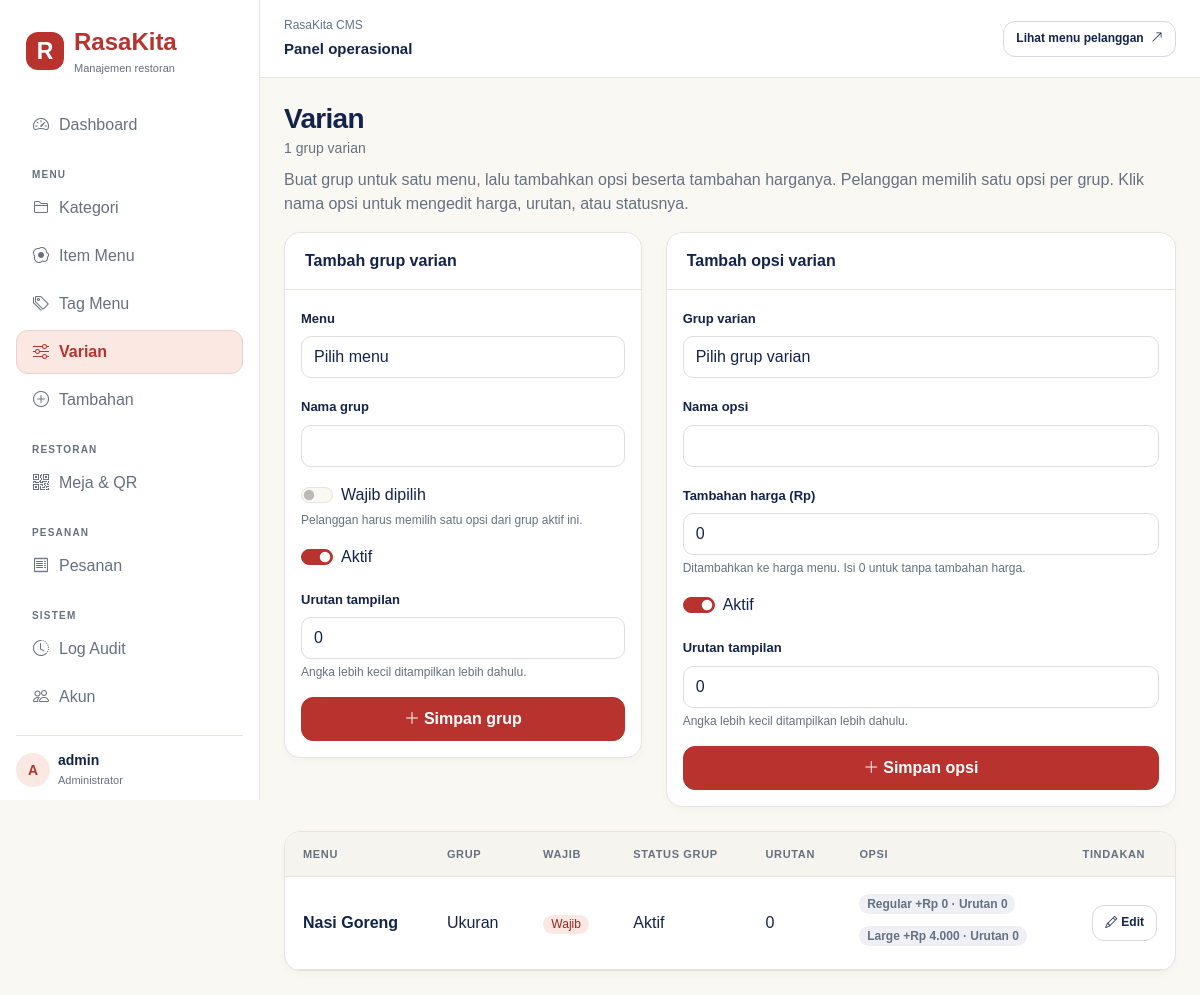
The page /staff/variants/ (signed in) on the database its author committed.
### menu/models.py (models this page shows, shortened)
class VariantGroup(models.Model):
    menu_item = models.ForeignKey(MenuItem, on_delete=models.PROTECT, related_name="variant_groups")
    name = models.CharField(max_length=100)
    is_required = models.BooleanField(default=False)
    is_active = models.BooleanField(default=True)
    display_order = models.PositiveSmallIntegerField(default=0)
    class Meta:
        ordering = ["display_order", "id"]
        constraints = [
            models.UniqueConstraint(
                fields=["menu_item", "name"], name="unique_variant_group_per_item"
            )
        ]
    def __str__(self) -> str:
        return f"{self.menu_item}: {self.name}"

class MenuItem(models.Model):
    category = models.ForeignKey(Category, on_delete=models.PROTECT, related_name="items")
    name = models.CharField(max_length=150)
    description = models.TextField(blank=True)
    price = models.DecimalField(max_digits=12, decimal_places=2, validators=[MinValueValidator(0)])
    image = models.ImageField(upload_to="menu/", blank=True)
    detail_image = models.ImageField(upload_to="menu/detail/", blank=True)
    is_active = models.BooleanField(default=True, db_index=True)
    is_available = models.BooleanField(default=True, db_index=True)
    stock_estimate = models.PositiveIntegerField(null=True, blank=True)
    tags = models.ManyToManyField(MenuTag, related_name="menu_items", blank=True)
    created_at = models.DateTimeField(auto_now_add=True)
    updated_at = models.DateTimeField(auto_now=True)
    class Meta:
        indexes = [models.Index(fields=["category", "is_active", "is_available"])]
        constraints = [
            models.CheckConstraint(condition=Q(price__gte=0), name="menu_item_price_nonnegative")
        ]
    def __str__(self) -> str:
        return self.name

class VariantOption(models.Model):
    group = models.ForeignKey(VariantGroup, on_delete=models.PROTECT, related_name="options")
    name = models.CharField(max_length=100)
    price_adjustment = models.DecimalField(
        max_digits=12, decimal_places=2, default=0, validators=[MinValueValidator(0)]
    )
    is_active = models.BooleanField(default=True)
    display_order = models.PositiveSmallIntegerField(default=0)
    class Meta:
        ordering = ["display_order", "id"]
        constraints = [
            models.UniqueConstraint(
                fields=["group", "name"], name="unique_variant_option_per_group"
            )
        ]

### users/views.py (the view)
# urls.py: path('variants/', views.variants, name='variants'),
@cms_required
@require_http_methods(['GET', 'POST'])
def variants(request: HttpRequest) -> HttpResponse:
    groups = VariantGroup.objects.select_related('menu_item').prefetch_related('options').all()
    posted = request.method == 'POST'
    is_option = request.POST.get('kind') == 'option'
    group_form = VariantGroupForm(
        request.POST if posted and not is_option else None, auto_id='group_%s'
    )
    option_form = VariantOptionForm(
        request.POST if posted and is_option else None, auto_id='option_%s'
    )
    submitted_form = option_form if is_option else group_form
    if posted and submitted_form.is_valid():
        submitted_form.save()
        messages.success(request, 'Data berhasil disimpan.')
        return redirect('staff:variants')
    return render(
        request,
        'users/variants.html',
        {'groups': groups, 'group_form': group_form, 'option_form': option_form},
    )

### users/forms.py
class VariantGroupForm(BootstrapModelForm):
    class Meta:
        model = VariantGroup
        fields = ('menu_item', 'name', 'is_required', 'is_active', 'display_order')
        labels = {
            'menu_item': 'Menu',
            'name': 'Nama grup',
            'is_required': 'Wajib dipilih',
            'is_active': 'Aktif',
            'display_order': 'Urutan tampilan',
        }
        help_texts = {
            'is_required': 'Pelanggan harus memilih satu opsi dari grup aktif ini.',
            'display_order': 'Angka lebih kecil ditampilkan lebih dahulu.',
        }
        error_messages = {
            '__all__': {'unique_together': 'Grup dengan nama ini sudah ada pada menu yang dipilih.'}
        }
    def __init__(self, *args: object, **kwargs: object) -> None:
        super().__init__(*args, **kwargs)
        self.fields['menu_item'].empty_label = 'Pilih menu'

class VariantOptionForm(BootstrapModelForm):
    class Meta:
        model = VariantOption
        fields = ('group', 'name', 'price_adjustment', 'is_active', 'display_order')
        labels = {
            'group': 'Grup varian',
            'name': 'Nama opsi',
            'price_adjustment': 'Tambahan harga (Rp)',
            'is_active': 'Aktif',
            'display_order': 'Urutan tampilan',
        }
        help_texts = {
            'price_adjustment': 'Ditambahkan ke harga menu. Isi 0 untuk tanpa tambahan harga.',
            'display_order': 'Angka lebih kecil ditampilkan lebih dahulu.',
        }
        error_messages = {
            '__all__': {'unique_together': 'Opsi dengan nama ini sudah ada pada grup yang dipilih.'}
        }
    def __init__(self, *args: object, **kwargs: object) -> None:
        super().__init__(*args, **kwargs)
        self.fields['group'].empty_label = 'Pilih grup varian'

### users/access.py (called while the page is built)
    @property
    def can_manage_catalog(self) -> bool:
        return self._user.is_authenticated and self._user.is_staff

### users/views.py (called while the page is built)
def _cms_user(user: AbstractUser | AnonymousUser) -> bool:
    return StaffAccess(user).can_manage_catalog

### users/templates/users/variants.html (shortened to what this page needs)
{% extends 'users/base.html' %}
{% block content %}
<div class="mb-3">
  <h1 class="h3 mb-0">Varian</h1>
  <small class="text-secondary">{{ groups|length }} grup varian</small>
  <p class="text-secondary mt-2 mb-0">Buat grup untuk satu menu, lalu tambahkan opsi beserta tambahan harganya. Pelanggan memilih satu opsi per grup. Klik nama opsi untuk mengedit harga, urutan, atau statusnya.</p>
</div>
<div class="row g-4">
  <div class="col-lg-5">
    <div class="card stat">
      <div class="card-header bg-white"><strong>Tambah grup varian</strong></div>
      <div class="card-body">
        <form method="post" class="vstack gap-3">
          {% include 'users/includes/cms_form_fields.html' with form=group_form %}
          <button class="btn btn-success"><i class="bi bi-plus-lg me-1"></i>Simpan grup</button>
        </form>
      </div>
    </div>
  </div>
  <div class="col-lg-7">
    <div class="card stat">
      <div class="card-header bg-white"><strong>Tambah opsi varian</strong></div>
      <div class="card-body">
        <form method="post" class="vstack gap-3">
          {% include 'users/includes/cms_form_fields.html' with form=option_form %}
          <button class="btn btn-success"><i class="bi bi-plus-lg me-1"></i>Simpan opsi</button>
        </form>
      </div>
    </div>
  </div>
</div>
<div class="card stat mt-4">
  <div class="table-responsive">
    <table class="table align-middle mb-0">
      <thead>
        <tr>
          <th>Menu</th>
          <th>Grup</th>
          <th>Wajib</th>
          <th>Status grup</th>
          <th>Urutan</th>
          <th>Opsi</th>
          <th>Tindakan</th>
        </tr>
      </thead>
      <tbody>
        {% for group in groups %}
        <tr>
          <td class="fw-semibold">{{ group.menu_item.name }}</td>
          <td>{{ group.name }}</td>
          <td>{% if group.is_required %}<span class="badge badge-tag">Wajib</span>{% else %}<span class="badge badge-tag-more">Opsional</span>{% endif %}</td>
          <td>{% if group.is_active %}Aktif{% else %}Nonaktif{% endif %}</td>
          <td>{{ group.display_order }}</td>
          <td>
            {% for option in group.options.all %}
            <div class="mb-2"><a class="badge badge-tag-more text-decoration-none" href="{% url 'staff:variant-option-edit' option.pk %}" aria-label="Edit opsi {{ option.name }} untuk {{ group.menu_item.name }} / {{ group.name }}">{{ option.name }} +Rp {{ option.price_adjustment|floatformat:"0g" }} · Urutan {{ option.display_order }}{% if not option.is_active %} · Nonaktif{% endif %}</a></div>
            {% empty %}<span class="text-secondary">Belum ada opsi</span>{% endfor %}
          </td>
          <td class="text-end">
            <a class="btn btn-sm btn-outline-secondary" href="{% url 'staff:variant-group-edit' group.pk %}"><i class="bi bi-pencil me-1"></i>Edit</a>
          </td>
        </tr>
        {% empty %}
        <tr>
          <td colspan="7" class="text-center text-secondary py-4">Belum ada varian.</td>
        </tr>
        {% endfor %}
      </tbody>
    </table>
  </div>
</div>
{% endblock %}

### users/templates/users/nav.html (shortened to what this page needs)
<nav class="nav flex-column gap-1 flex-grow-1">
  <a
    class="px-3 py-2 {% if request.resolver_match.url_name == 'dashboard' %}active{% endif %}"
    href="{% url 'staff:dashboard' %}"
    ><i class="bi bi-speedometer2 me-2"></i>Dashboard</a
  >
  <span class="nav-label mt-3 px-3">MENU</span>
  <a
    class="px-3 py-2 {% if 'categor' in request.resolver_match.url_name %}active{% endif %}"
    href="{% url 'staff:categories' %}"
    ><i class="bi bi-folder2 me-2"></i>Kategori</a
  >
  <a
    class="px-3 py-2 {% if 'menu-item' in request.resolver_match.url_name %}active{% endif %}"
    href="{% url 'staff:menu-items' %}"
    ><i class="bi bi-egg-fried me-2"></i>Item Menu</a
  >
  <a
    class="px-3 py-2 {% if 'tag' in request.resolver_match.url_name %}active{% endif %}"
    href="{% url 'staff:tags' %}"
    ><i class="bi bi-tags me-2"></i>Tag Menu</a
  >
  <a
    class="px-3 py-2 {% if 'variant' in request.resolver_match.url_name %}active{% endif %}"
    href="{% url 'staff:variants' %}"
    ><i class="bi bi-sliders me-2"></i>Varian</a
  >
  <a
    class="px-3 py-2 {% if 'addon' in request.resolver_match.url_name %}active{% endif %}"
    href="{% url 'staff:addons' %}"
    ><i class="bi bi-plus-circle me-2"></i>Tambahan</a
  >
  <span class="nav-label mt-3 px-3">RESTORAN</span>
  <a
    class="px-3 py-2 {% if 'table' in request.resolver_match.url_name %}active{% endif %}"
    href="{% url 'staff:tables' %}"
    ><i class="bi bi-qr-code me-2"></i>Meja &amp; QR</a
  >
  <span class="nav-label mt-3 px-3">PESANAN</span>
  <a
    class="px-3 py-2 {% if 'order' in request.resolver_match.url_name %}active{% endif %}"
    href="{% url 'staff:orders' %}"
    ><i class="bi bi-receipt me-2"></i>Pesanan</a
  >
  <span class="nav-label mt-3 px-3">SISTEM</span>
  <a
    class="px-3 py-2 {% if 'audit' in request.resolver_match.url_name %}active{% endif %}"
    href="{% url 'staff:audit-log' %}"
    ><i class="bi bi-clock-history me-2"></i>Log Audit</a
  >
  {% if request.user.is_superuser %}
  <a
    class="px-3 py-2 {% if 'account' in request.resolver_match.url_name %}active{% endif %}"
    href="{% url 'staff:accounts' %}"
    ><i class="bi bi-people me-2"></i>Akun</a
  >
  {% endif %}
</nav>
<div class="cms-profile pt-3 mt-3 small">
  <div class="d-flex align-items-center gap-2 mb-2">
    <div
      class="cms-avatar rounded-circle d-flex align-items-center justify-content-center fw-semibold"
      style="width: 34px; height: 34px"
    >
      {{ request.user.username|slice:":1"|upper }}
    </div>
    <div>
      <div class="fw-semibold lh-sm">
        {{ request.user.get_full_name|default:request.user.username }}
      </div>
      <div class="cms-profile-role">Administrator</div>
    </div>
  </div>
  <form method="post" action="{% url 'staff:logout' %}">
    <button type="submit" class="px-2 py-1 d-inline-block border-0 bg-transparent">
    </button>
  </form>
</div>

### users/static/users/css/cms-shell.css (style rules this page uses)
.cms-app { --brand:#b8322e;--brand-dark:#962722;--brand-soft:#fbe8e3; --cms-ink:#13234a;--cms-muted:#667080;--cms-line:#e6e4dc; --bs-body-color:var(--cms-ink);--bs-body-bg:#faf8f2; --bs-border-color:var(--cms-line);--bs-border-radius:12px; --bs-link-color:var(--brand);--bs-link-hover-color:var(--brand-dark); --bs-link-color-rgb:184,50,46;--bs-link-hover-color-rgb:150,39,34; --bs-primary:#b8322e;--bs-primary-rgb:184,50,46; margin:0;background:var(--bs-body-bg);color:var(--cms-ink); font-family:Arial,Helvetica,sans-serif; }
.cms-app * { box-sizing:border-box }
.cms-app .text-secondary { color:var(--cms-muted)!important }
.cms-app h1,.cms-app h2,.cms-app h3 { font-weight:700;letter-spacing:-.025em }
.cms-app .sidebar a:not(.brand) { color:var(--cms-muted);text-decoration:none;border-radius:12px;min-height:44px;display:flex;align-items:center;gap:2px;border:1px solid transparent }
.cms-app .sidebar a.active { color:var(--brand);background:var(--brand-soft);border-color:#f0d0c9;font-weight:700 }
.cms-app .nav-label { font-size:10px;font-weight:700;letter-spacing:.12em;color:var(--cms-muted) }
.cms-app .cms-profile { color:var(--cms-ink);border-top:1px solid var(--cms-line) }
.cms-app .cms-profile-role { color:var(--cms-muted);font-size:11px;margin-top:3px }
.cms-app .cms-avatar { background:var(--brand-soft);color:var(--brand);width:34px;height:34px;flex-shrink:0 }
.cms-app .btn { border-radius:12px;font-weight:600;min-height:42px;padding:9px 16px }
.cms-app .btn-sm { font-size:12px;min-height:36px;padding:7px 12px }
.cms-app .btn-success,.cms-app .btn-primary { --bs-btn-bg:var(--brand);--bs-btn-border-color:var(--brand);--bs-btn-color:#fff; --bs-btn-hover-bg:var(--brand-dark);--bs-btn-hover-border-color:var(--brand-dark); --bs-btn-active-bg:var(--brand-dark);--bs-btn-active-border-color:var(--brand-dark); --bs-btn-disabled-bg:var(--brand);--bs-btn-disabled-border-color:var(--brand); }
.cms-app .btn-outline-secondary { --bs-btn-color:var(--cms-ink);--bs-btn-border-color:#d5d8df;--bs-btn-hover-bg:#edf0f8;--bs-btn-hover-color:var(--cms-ink);--bs-btn-hover-border-color:#bcc3d6 }
.cms-app .form-control,.cms-app .form-select { background-color:#fff;border-color:#dcdedc;color:var(--cms-ink);min-height:42px;border-radius:10px }
.cms-app .form-check-input:checked { background-color:var(--brand);border-color:var(--brand) }
.cms-app .stat,.cms-app .form-card { border:1px solid var(--cms-line);border-radius:16px;background:#fff;box-shadow:0 3px 8px #13234a08 }
.cms-app .card-header { padding:16px 20px;border-bottom-color:var(--cms-line);border-radius:16px 16px 0 0;background:#fff!important }
.cms-app .table { --bs-table-color:var(--cms-ink);--bs-table-border-color:var(--cms-line);--bs-table-bg:transparent }
.cms-app .table-responsive { max-width:100%;border-radius:16px;overscroll-behavior-x:contain }
.cms-app .table>:not(caption)>*>* { padding:14px 18px;white-space:nowrap }
.cms-app .table thead th { background:#f6f4ee;color:var(--cms-muted);font-size:11px;letter-spacing:.06em;text-transform:uppercase;font-weight:700 }
.cms-app .badge-tag { background:var(--brand-soft);color:var(--brand-dark);font-weight:500;border-radius:999px;padding:.3em .7em }
.cms-app .badge-tag-more,.cms-app .tag-more-btn { background:#eef0f6;color:var(--cms-muted);border:0;border-radius:999px }
.cms-app .content h1,.cms-app .content p,.cms-app .cms-profile { overflow-wrap:anywhere }

### rows shown on the page
VariantGroup: menu_item.name "Nasi Goreng", name "Ukuran", is_required "Wajib", is_active "Aktif", display_order "0"
VariantOption: name "Regular", price_adjustment "0", display_order "0"
VariantOption: name "Large", price_adjustment "4.000", display_order "0"

### other values the page prints
{{ request.user.username|slice:":1"|upper }} "A"
{{ request.user.get_full_name|default:request.user.username }} "admin"
{{ groups|length }} "1"
{{ field.label }} "Menu" "Nama grup" "Urutan tampilan" "Grup varian" "Nama opsi" "Tambahan harga (Rp)" "Urutan tampilan"
{{ field.label }} "Wajib dipilih" "Aktif" "Aktif"
{{ field.help_text }} "Pelanggan harus memilih satu opsi dari grup aktif ini." "Angka lebih kecil ditampilkan lebih dahulu." "Ditambahkan ke harga menu. Isi 0 untuk tanpa tambahan harga." "Angka lebih kecil ditampilkan lebih dahulu."
